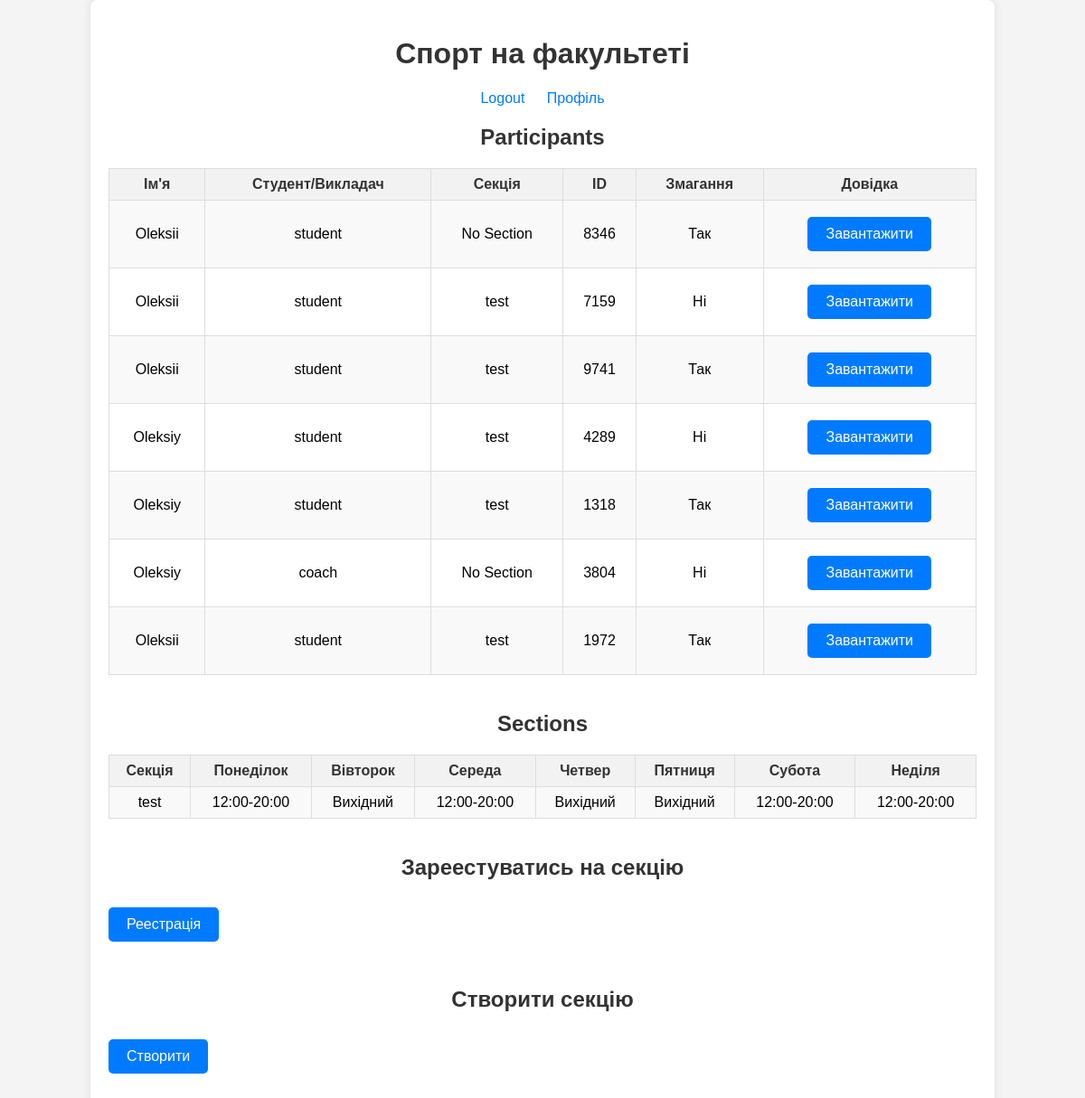
Page / (signed in) on the committed database.
### tables this page shows
CREATE TABLE Person (
            id INTEGER PRIMARY KEY AUTOINCREMENT,
            name TEXT NOT NULL,
            age INTEGER,
            role TEXT NOT NULL,
            section TEXT NOT NULL,
            random_id INTEGER,
            competition BOOLEAN
        );

CREATE TABLE Section (
            id INTEGER PRIMARY KEY AUTOINCREMENT,
            name TEXT NOT NULL,
            monday TEXT,
            tuesday TEXT,
            wednesday TEXT,
            thursday TEXT,
            friday TEXT,
            saturday TEXT,
            sunday TEXT
        );

### app.py (the view)
@app.route('/')
def index():
    conn = sqlite3.connect('sports_club.db')
    cursor = conn.cursor()
    cursor.execute('SELECT * FROM Person')
    people = cursor.fetchall()
    cursor.execute('SELECT * FROM Section')
    sections = cursor.fetchall()
    user_age = None
    if 'username' in session:
        cursor.execute('SELECT age FROM User WHERE name=?', (session['username'],))
        user = cursor.fetchone()
        if user:
            user_age = user[0]
    conn.close()
    return render_template('index.html', people=people, sections=sections, user_age=user_age)

### app.py (called while the page is built)
@app.before_request
def require_login():
    allowed_routes = ['login', 'register']
    if 'username' not in session and request.endpoint not in allowed_routes:
        return redirect(url_for('login'))

### templates/index.html (shortened to what this page needs)
<!DOCTYPE html>
<html lang="en">
<head>
    <link rel="stylesheet" href="{{ url_for('static', filename='styles.css') }}">
</head>
<body>
    <div class="container">
        <h1>Спорт на факультеті</h1>
        {% if 'username' in session %}
        <div class="nav">
            <a href="{{ url_for('logout') }}">Logout</a>
            <a href="{{ url_for('profile') }}">Профіль</a>
        </div>
        {% endif %}
        <div class="section">
            <h2>Participants</h2>
            <table>
                <tr>
                    <th>Ім'я</th>
                    <th>Студент/Викладач</th>
                    <th>Секція</th>
                    <th>ID</th>
                    <th>Змагання</th>
                    <th>Довідка</th>
                </tr>
                {% for person in people %}
                <tr>
                    <td>{{ person[1] }}</td>
                    <td>{{ person[3] }}</td>
                    <td>{{ person[4] }}</td>
                    <td>{{ person[5] }}</td>
                    <td>{{ 'Так' if person[6] else 'Ні' }}</td>
                    <td>
                        <a href="{{ url_for('generate_report', person_id=person[0]) }}" class="button">Завантажити</a>
                    </td>
                </tr>
                {% endfor %}
            </table>
        </div>
        <div class="section">
            <h2>Sections</h2>
            <table>
                <tr>
                    <th>Секція</th>
                    <th>Понеділок</th>
                    <th>Вівторок</th>
                    <th>Середа</th>
                    <th>Четвер</th>
                    <th>Пятниця</th>
                    <th>Субота</th>
                    <th>Неділя</th>
                </tr>
                {% for section in sections %}
                <tr>
                    <td>{{ section[1] }}</td>
                    <td>{{ section[2] }}</td>
                    <td>{{ section[3] }}</td>
                    <td>{{ section[4] }}</td>
                    <td>{{ section[5] }}</td>
                    <td>{{ section[6] }}</td>
                    <td>{{ section[7] }}</td>
                    <td>{{ section[8] }}</td>
                </tr>
                {% endfor %}
            </table>
        </div>
        <div class="section">
            <h2>Зареестуватись на секцію</h2>
            <a class="button" href="{{ url_for('add_people') }}">Реестрація</a>
        </div>
        <div class="section">
            <h2>Створити секцію</h2>
            <a class="button" href="{{ url_for('add_section') }}">Створити</a>
        </div>
    </div>
</body>
</html>

### static/styles.css (style rules this page uses)
body { font-family: Arial, sans-serif; background-color: #f4f4f4; margin: 0; padding: 0; }
.container { width: 80%; margin: 0 auto; padding: 20px; background-color: #fff; box-shadow: 0 0 10px rgba(0, 0, 0, 0.1); border-radius: 8px; }
h1, h2 { color: #333; text-align: center; }
.nav { text-align: center; margin-bottom: 20px; }
.nav a { margin: 0 10px; color: #007BFF; text-decoration: none; }
.section { margin-bottom: 40px; }
table { width: 100%; border-collapse: collapse; margin-bottom: 20px; }
th, td { border: 1px solid #ddd; padding: 8px; text-align: center; }
th { background-color: #f2f2f2; color: #333; }
tr:nth-child(even) { background-color: #f9f9f9; }
.button { display: inline-block; padding: 10px 20px; margin: 10px 0; font-size: 16px; color: #fff; background-color: #007BFF; text-decoration: none; border-radius: 5px; text-align: center; }

### rows in the picture
Person: name "Oleksii", role "student", section "No Section", random "8346", competition "Так"
Person: name "Oleksii", role "student", section "test", random "7159", competition "Ні"
Person: name "Oleksii", role "student", section "test", random "9741", competition "Так"
Person: name "Oleksiy", role "student", section "test", random "4289", competition "Ні"
Person: name "Oleksiy", role "student", section "test", random "1318", competition "Так"
Person: name "Oleksiy", role "coach", section "No Section", random "3804", competition "Ні"
Person: name "Oleksii", role "student", section "test", random "1972", competition "Так"
Section: name "test", monday "12:00-20:00", tuesday "Вихідний", wednesday "12:00-20:00", thursday "Вихідний", friday "Вихідний", saturday "12:00-20:00", sunday "12:00-20:00"
